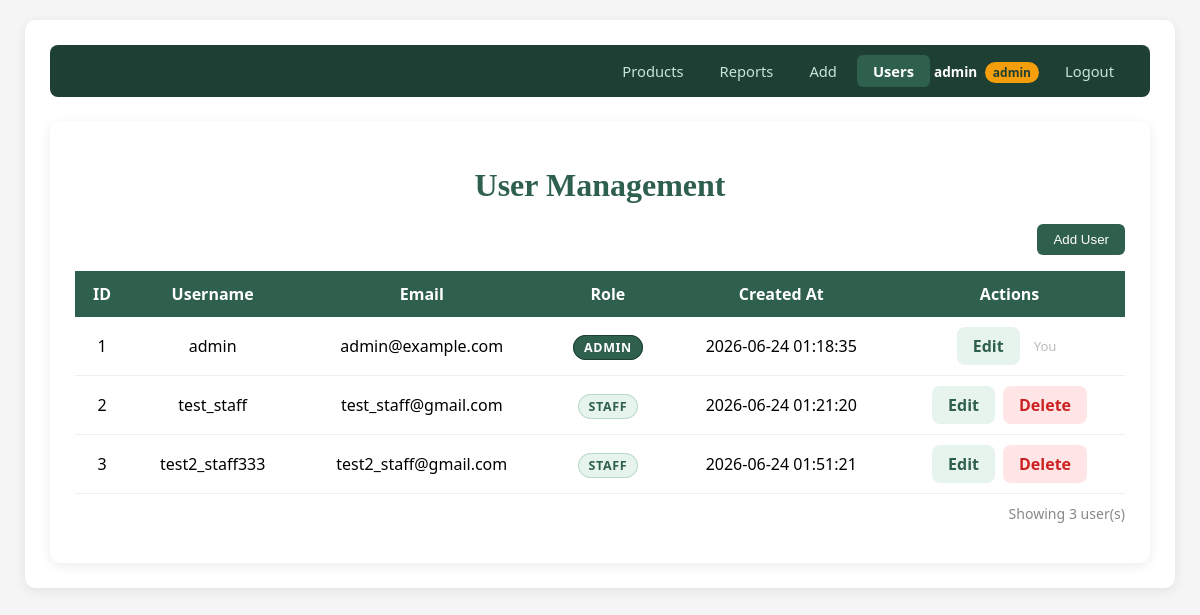
/users.php (signed in), run on the app's committed database.
### tables this page shows
CREATE TABLE `users` (
  `id` int(11) NOT NULL,
  `username` varchar(50) NOT NULL,
  `email` varchar(100) NOT NULL,
  `password_hash` varchar(255) NOT NULL,
  `role` enum('admin','staff') DEFAULT 'staff',
  `created_at` timestamp NOT NULL DEFAULT current_timestamp()
);

### users.php (the view, shortened to what this page needs)
<?php
require_once 'config.php';
$result = $conn->query("SELECT id, username, email, role, created_at FROM users ORDER BY id ASC");
?>
<!DOCTYPE html>
<html>
<head>
    <link rel="stylesheet" href="style.css">
</head>
<body>
<?php include 'navbar.php'; ?>
<div class="container">
    <h1>User Management</h1>
    <div class="filters" style="justify-content: flex-end; margin-bottom: 16px;">
        <a href="register.php">
            <button type="button" class="btn-add">Add User</button>
        </a>
    </div>
    <table>
        <thead>
            <tr>
                <th style="text-align:center;">ID</th>
                <th style="text-align:center;">Username</th>
                <th style="text-align:center;">Email</th>
                <th style="text-align:center;">Role</th>
                <th style="text-align:center;">Created At</th>
                <th style="text-align:center;">Actions</th>
            </tr>
        </thead>
        <tbody>
            <?php if ($result->num_rows === 0): ?>
                <tr>
                    <td colspan="6" style="text-align:center; color:#888; padding: 24px;">
                        No users found.
                    </td>
                </tr>
            <?php else: ?>
                <?php while ($row = $result->fetch_assoc()): ?>
                    <tr>
                        <td style="text-align:center; vertical-align:middle;"><?= $row['id'] ?></td>
                        <td style="text-align:center; vertical-align:middle;"><?= htmlspecialchars($row['username']) ?></td>
                        <td style="text-align:center; vertical-align:middle;"><?= htmlspecialchars($row['email']) ?></td>
                        <td style="text-align:center; vertical-align:middle;">
                            <span style="
                                background: <?= $row['role'] === 'admin' ? '#2f5f4d' : '#e7f3ed' ?>;
                                color: <?= $row['role'] === 'admin' ? 'white' : '#2f5f4d' ?>;
                                font-size: 0.78rem;
                                font-weight: 700;
                                padding: 3px 10px;
                                border-radius: 20px;
                                text-transform: uppercase;
                                letter-spacing: 0.05em;
                                border: 1px solid <?= $row['role'] === 'admin' ? '#1e3f33' : '#b2d9c4' ?>;
                            "><?= htmlspecialchars($row['role']) ?></span>
                        </td>
                        <td style="text-align:center; vertical-align:middle;"><?= $row['created_at'] ?></td>
                        <td class="actions" style="text-align:center; vertical-align:middle; white-space:nowrap;">
                            <div style="display:flex; justify-content:center; align-items:center; gap:8px;">
                                <a href="edit_user.php?id=<?= $row['id'] ?>" class="btn-edit">Edit</a>
                                <?php if ((int)$row['id'] !== (int)$_SESSION['user_id']): ?>
                                    <a href="delete_user.php?id=<?= $row['id'] ?>"
                                       onclick="return confirm('Delete user <?= htmlspecialchars(addslashes($row['username'])) ?>?')"
                                       class="btn-delete">Delete</a>
                                <?php else: ?>
                                    <span style="color:#bbb; font-size:0.82rem; padding: 8px 6px; display:inline-block;">You</span>
                                <?php endif; ?>
                            </div>
                        </td>
                    </tr>
                <?php endwhile; ?>
            <?php endif; ?>
        </tbody>
    </table>
    <p class="count">Showing <?= $result->num_rows ?> user(s)</p>
</div>
</body>
</html>

### style.css (style rules this page uses)
body { font-family: 'Segoe UI', Arial, sans-serif; margin: 20px; background: #f5f5f5; }
.container { max-width: 1100px; margin: 0 auto; background: white; padding: 25px; border-radius: 10px; box-shadow: 0 3px 12px rgba(0,0,0,0.08); }
h1 { text-align: center; font-family: cursive; color: #2f5f4d; margin-bottom: 20px; }
.filters { display: flex; gap: 10px; margin-bottom: 12px; flex-wrap: wrap; align-items: center; }
.filters button { padding: 8px 16px; background: #2f5f4d; color: white; border: none; border-radius: 6px; cursor: pointer; transition: 0.2s; }
.filters a button { background: #ccc; color: #333; }
.btn-add { background: #2f5f4d !important; color: white !important; margin-left: auto; }
table { width: 100%; border-collapse: collapse; }
th { background: #2f5f4d; color: white; padding: 12px; text-align: center; }
td { padding: 10px 12px; border-bottom: 1px solid #eee; }
td.actions { white-space: nowrap; }
.btn-edit { color: #2f5f4d; text-decoration: none; font-weight: 600; padding: 8px 16px; border-radius: 8px; background: #e7f3ed; transition: 0.2s; }
.btn-delete { color: #cc2222; text-decoration: none; font-weight: 600; padding: 8px 16px; border-radius: 8px; background: #ffe5e5; transition: 0.2s; }
.count { text-align: right; color: #888; font-size: 0.88rem; margin-top: 10px; }

### data on the page
users: id "1", username "admin", email "admin@example.com", role "ADMIN", created_at "2026-06-24 01:18:35", shows "You"
users: id "2", username "test_staff", email "test_staff@gmail.com", role "STAFF", created_at "2026-06-24 01:21:20"
users: id "3", username "test2_staff333", email "test2_staff@gmail.com", role "STAFF", created_at "2026-06-24 01:51:21"

### other printed values
getUsername() "admin"
$_SESSION['role'] "admin"
$result->num_rows "3"
